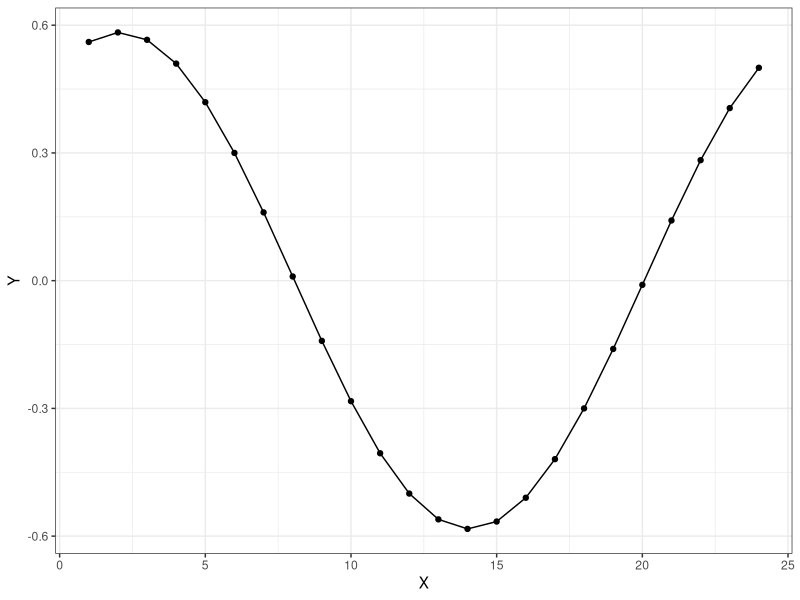

Reproduce this figure in R.
## ---- chunk 1
# Here I load all the packages that I will need
library(ggplot2)
library(data.table)
## ---- chunk 2
a <- 0.3;
b <- 0.5;
x <- 1:24
y <- a * sin(2*pi*(x/24)) + b*cos(2*pi*(x/24))

# Put the data into a data matrix:
dt <- data.table(X=x, Y=y)

# Plot with ggplot
ggplot(dt, aes(X, Y)) + 
  geom_point() + 
  geom_line() + 
  theme_bw()
